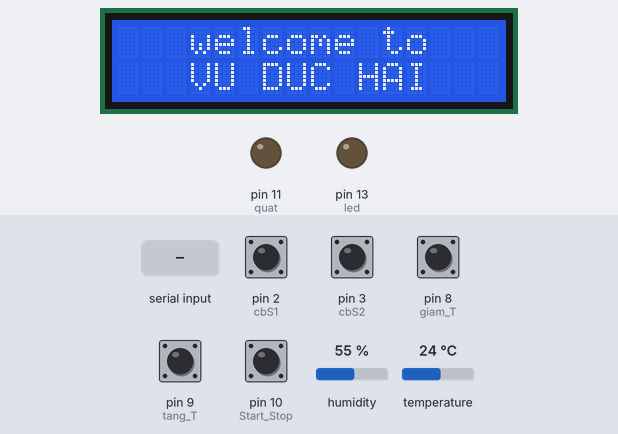
Recording of a sketch running on a simulated Arduino Uno, built with avr-gcc and run on an emulated ATmega328P. Parts: 16×2 character LCD, output pins drawn as LEDs (lit = HIGH). The test bench sets the inputs (shaded band); at power-on: pin 2 (cbS1), pin 3 (cbS2), pin 8 (giam_T), pin 9 (tang_T), pin 10 (Start_Stop) HIGH, humidity 55 %, temperature 24 °C.

Above: at 1.3 s.
1.4 s: pin 10 (Start_Stop) pulled LOW for 0.15 s
At 1.9 s:
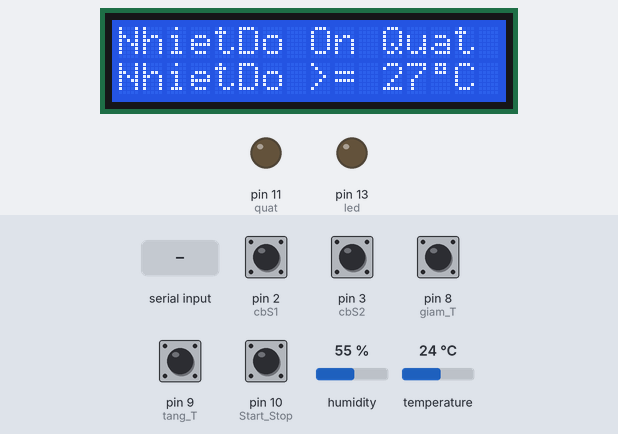
3.0 s: pin 8 (giam_T) pulled LOW for 0.15 s
At 4.3 s:
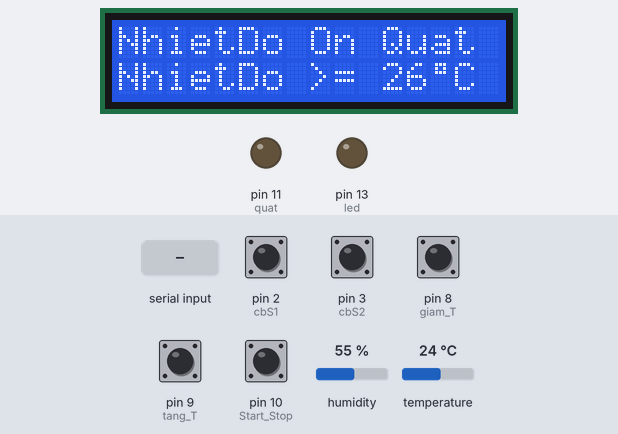
4.6 s: "7" received over Serial
At 5.8 s:
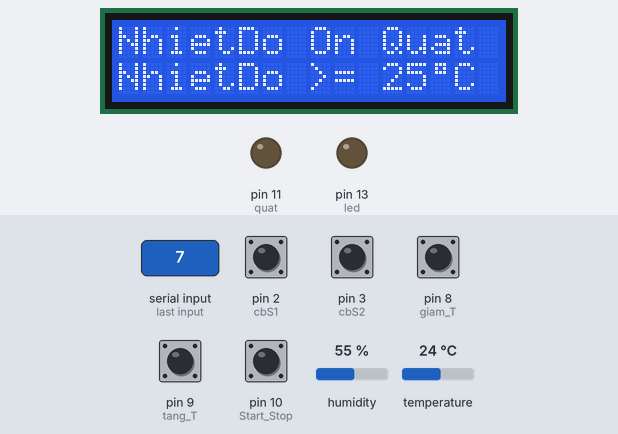
6.1 s: pin 8 (giam_T) pulled LOW for 1 s
At 8.0 s:
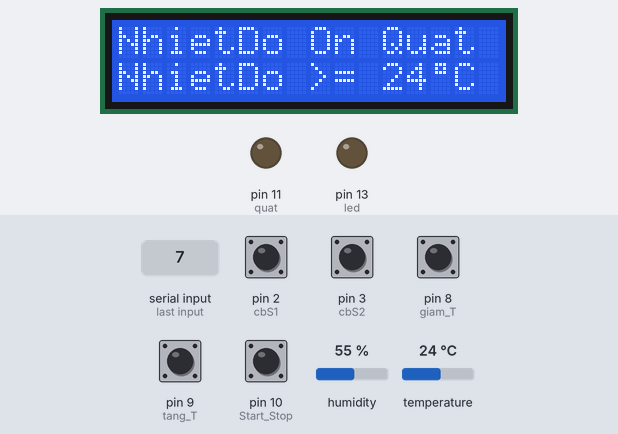
8.6 s: pin 10 (Start_Stop) pulled LOW for 1 s
At 9.0 s:
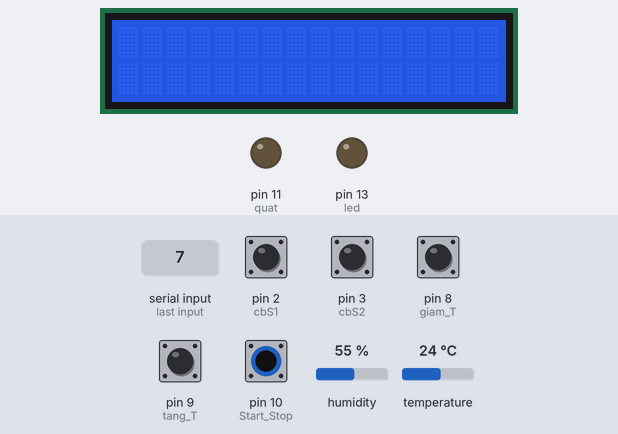
11.1 s: "4" received over Serial
At 12.4 s:
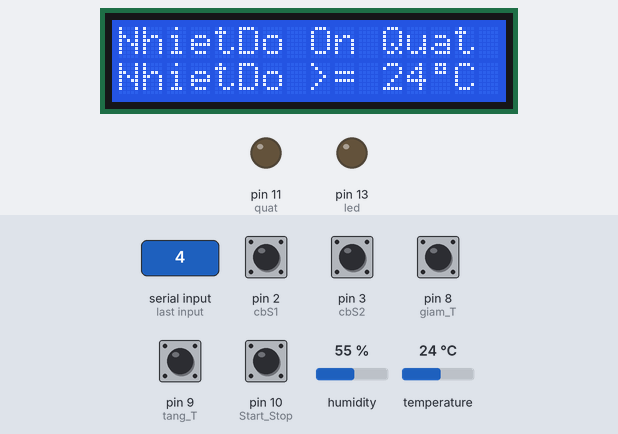
Timing chart, 0 to 13.6 s (numbered marks = the images above; inputs shaded):
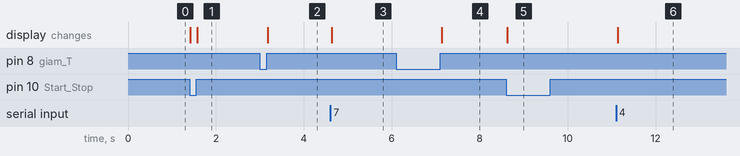

Measured:
- after the input at 1.4 s, the display: first changes at once (image 1 shows a later state)
- after the input at 3.0 s, the display: changes after 0.18 s (image 2)
- after the input at 4.6 s, the display: changes at once (image 3)
- after the input at 6.1 s, the display: changes after 1.0 s (image 4)
- after the input at 8.6 s, the display: changes at once (image 5)
- after the input at 11.1 s, the display: changes at once (image 6)

The sketch:

Nhom6_code.ino
```cpp
#include <TimerOne.h>

#include <Wire.h>
#include <LiquidCrystal_I2C.h>//Thư viện dùng cho I2C
//LiquidCrystal_I2C lcd(0x3F,16,2);//Khởi tạo LCD_I2C với địa chỉ 0x3F, 16 cột, 2 hàng
LiquidCrystal_I2C lcd(0x27,16,2);

#include "DHT.h"
const int DHTPIN = 12;
const int DHTTYPE = DHT11;
DHT dht(DHTPIN, DHTTYPE);
// ================================================

const int tgNgat_timer1 = 3000;  // ngắt timer1 sau 3000us = 3ms

const int cbS1=2; const int cbS2=3;
int songuoi;
bool allow = 0; // cho phép bật thiết bị khi có người trong phòng

bool checkLed = 1; // cho phép bật đèn
const int led = 13;

// DHT11 = 12

bool checkQuat_HC05 = 1; // cho phép bật quạt HC05
bool checkQuat_DHT11 = 1; // cho phép bật quạt DHT11 (T_DHT11 > T_NhietDo_DK)
const int quat = 11;

//điều khiển nhiệt độ cho phép bật quạt
const int Start_Stop = 10;
bool status_Start = 1;  // trạng thái cho phép bật quạt
float NhietDo_DK = 27;  // mặc định > 27 độ C thì cho phép bật
const int tang_T = 9;   // tăng giá trị nhiệt độ mặc định
const int giam_T = 8;   // giảm giá trị mặc định

float DoAm = 0;
float NhietDo = 0;

char dataHC05;

// Có người đi vào
void checkIn(){    // ngắt 0 xảy ra trước
   detachInterrupt(1);     // tắt sử dụng ngắt ngoài 1
    // NGƯỜI ĐI VÀO S1-->S2
   if(digitalRead(cbS1)== LOW){  // đi qua cảm biến 1
      while(digitalRead(cbS2)); // đi qua cảm biến 2 --> có người vào
      songuoi++;    if(songuoi > 99){ songuoi = 99;}
      if(songuoi){allow = 1;} // nếu có người cho phép bật thiết bị
      else {allow = 0;}       // ngược lại
      while(digitalRead(cbS1) == LOW);
      while(digitalRead(cbS2) == LOW);
   }
   attachInterrupt(1, checkOut, LOW);  // cho phép sử dụng lại ngắt ngoài 1
}

// có người đi ra
void checkOut(){   // ngắt 1 xảy ra trước
   detachInterrupt(0);  // tắt sử dụng ngắt ngoài 0
   // NGƯỜI ĐI RA  S2-->S1
   if (digitalRead(cbS2) == LOW){ // đi qua cảm biến 2
      while(digitalRead(cbS1));  // đi qua cảm biến 1 --> có người ra
      songuoi--;    if(songuoi <= 0) {songuoi = 0; asm volatile ( "jmp 0");}
      if(songuoi){allow = 1;} // nếu có người cho phép bật thiết bị
      else {allow = 0;}       // ngược lại
      while(digitalRead(cbS2) == LOW);
      while(digitalRead(cbS1) == LOW);
   }
   attachInterrupt(0, checkIn, LOW);  // cho phép sử dụng lại ngắt ngoài 0
}

void HC05(){  // thực hiện sau ngắt timer1
  while(Serial.available()){  //kiểm tra có dữ liệu được gửi về từ HC05
    dataHC05 = Serial.read(); // đọc dữ liệu được gửi đến
    // kiểm tra dữ liệu được gửi đến là gi và thực hiện nhiệm vụ
    if(dataHC05 == '1'){   //data = 1 --> cho phép bật đèn
      checkLed = 1;
//      Serial.println("Den bat");
    }
    if(dataHC05 == '0'){
      checkLed = 0;
//      Serial.println("Den tat");
    }
     if(dataHC05 == '2'){
      checkQuat_HC05 = 1;
//      Serial.println("Quat bat");
    }
    if(dataHC05 == '3'){
      checkQuat_HC05 = 0;
//      Serial.println("Quat tat");
    }


    //điều khiển nhiệt độ cho phép bật quạt bằng bluetooth
    if(dataHC05 == '4'){
//      lcd.clear();
//      if(status_Start){status_Start = 0;}
//      else status_Start = 1;
      status_Start = 0;
    }
    if(dataHC05 == '5'){
//      lcd.clear();
//      if(status_Start){status_Start = 0;}
//      else status_Start = 1;
      status_Start = 1;
    }
    if(dataHC05 == '6'){
      if(!status_Start){
        NhietDo_DK++; if(NhietDo_DK >= 50){NhietDo_DK = 50;}
      }
    }
    if(dataHC05 == '7'){
      if(!status_Start){
        NhietDo_DK--; if(NhietDo_DK <= 10){NhietDo_DK = 10;}
      }
    }
  }
}

byte degree[8] = { // hiển thị đơn vị độ C
  0B01110,
  0B01010,
  0B01110,
  0B00000,
  0B00000,
  0B00000,
  0B00000,
  0B00000
};


void setup() {
  Serial.begin(9600);
  // LCD
  lcd.init();//Khởi tạo lcd
  lcd.backlight();//Bật đèn nền lcd
  lcd.setCursor(0,0);//Đưa con trỏ đến cột 2, dòng 0
  lcd.print("Hello");//In dòng chữ
  lcd.createChar(1, degree);

  // 2 cảm biến
  pinMode(cbS1,INPUT); pinMode(cbS2,INPUT);

  // thiết bị
  pinMode(led,OUTPUT);  pinMode(quat,OUTPUT);

  //điều khiển nhiệt độ cho phép bật quạt
  pinMode(Start_Stop,INPUT_PULLUP);
  pinMode(tang_T,INPUT_PULLUP); pinMode(giam_T,INPUT_PULLUP);


  attachInterrupt(0, checkIn, LOW);   // cho phép sử dụng ngắt ngoài 0
  attachInterrupt(1, checkOut, LOW);  // cho phép sử dụng ngắt ngoài 1

  Timer1.initialize(tgNgat_timer1);   // khởi động timer1
  Timer1.attachInterrupt(HC05);       // hàm được gọi khi ngắt timer1 xảy ra

    lcd.setCursor(0, 0); lcd.print("   welcome to");
    lcd.setCursor(1, 1);  lcd.print("  VU DUC HAI");

}

// kiểm tra điều kiện để bật leb
void dieuKhienLed(){
  if(allow && checkLed){
//     lcd.setCursor(4, 1); lcd.print(" L=bat ");
     digitalWrite(led,HIGH);
  }else{
//    lcd.setCursor(4, 1); lcd.print(" L=tat ");
    digitalWrite(led,LOW);
  }
}

// kiểm tra điều kiện để bật quạt
void dieuKhienQuat(){
  if(NhietDo >= NhietDo_DK){
    checkQuat_DHT11 = 1;
  }else {checkQuat_DHT11 = 0;}

  if(allow && checkQuat_DHT11 && checkQuat_HC05){
//     lcd.setCursor(10, 1); lcd.print(" Q=bat");
     digitalWrite(quat,HIGH);
  }else{
//    lcd.setCursor(10, 1); lcd.print(" Q=tat");
    digitalWrite(quat,LOW);
  }
}

void check_Start_Stop(){
  if(!digitalRead(Start_Stop)){
    delay(10);
    if(!digitalRead(Start_Stop)){
      lcd.clear();
      if(status_Start){status_Start = 0;}
      else status_Start = 1;
    }
    while(!digitalRead(Start_Stop));
  }
}

void DK_NhietDo_BatQuat(){
  if(!digitalRead(tang_T)){
    delay(10);
    if(!digitalRead(tang_T)){
      NhietDo_DK++; if(NhietDo_DK >= 50){NhietDo_DK = 50;}
    }
    while(!digitalRead(tang_T));
  }
  if(!digitalRead(giam_T)){
    delay(10);
    if(!digitalRead(giam_T)){
      NhietDo_DK--; if(NhietDo_DK <= 10){NhietDo_DK = 10;}
    }
    while(!digitalRead(giam_T));
  }
}

void loop() {
  check_Start_Stop();
  if(status_Start){
    DoAm = dht.readHumidity();
    NhietDo = dht.readTemperature();
  //  Serial.print("Độ Ẩm:"); Serial.print(DoAm);
  //  Serial.print("\tNhiệt Độ:"); Serial.print(NhietDo);
  //  Serial.print("\tSố Người:"); Serial.println(songuoi);
//    lcd.setCursor(0, 1); lcd.print("N=");lcd.setCursor(2, 1); lcd.print(songuoi); if(songuoi<=9){lcd.setCursor(3, 1); lcd.print(" ");}
//    lcd.setCursor(0, 0); lcd.print("T=");lcd.setCursor(2, 0); lcd.print(round(NhietDo));lcd.write(1); lcd.print("C      "); //
//    lcd.setCursor(9, 0); lcd.print("H=");lcd.setCursor(11,0); lcd.print(round(DoAm)); lcd.print("%  ");
//    lcd.setCursor(0, 1); lcd.print("  welcome to");
//    lcd.setCursor(1, 1);  lcd.print(" VU DUC HAI");
    dieuKhienLed();
    dieuKhienQuat();
  }else{
    DK_NhietDo_BatQuat();
    lcd.setCursor(0, 0); lcd.print("NhietDo On Quat ");
    lcd.setCursor(0, 1); lcd.print("NhietDo >= ");lcd.setCursor(11, 1); lcd.print(round(NhietDo_DK));lcd.write(1); lcd.print("C  ");
  }
}
```
